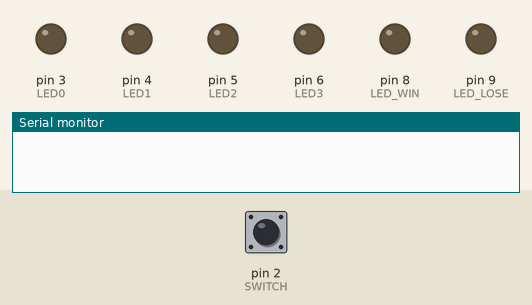
This sketch was run on a simulated Arduino Uno, built with avr-gcc and run on an emulated ATmega328P. On the bench: output pins drawn as LEDs (lit = HIGH), the last lines printed to the serial monitor. Dashed ring = blinking. Inputs (shaded band) come from the test bench; at power-on: pin 2 (SWITCH) HIGH. Random numbers use the default seed unless the sketch sets one.

Above: at 1.2 s.
1.3 s: pin 2 (SWITCH) pulled LOW for 3.2 s
At 2.6 s:
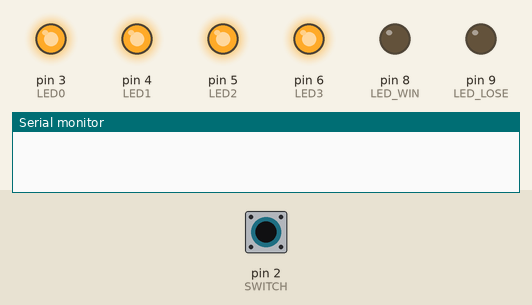
At 5.4 s:
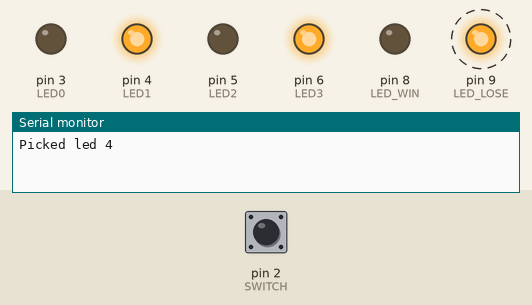
Timing chart, 0 to 17.5 s (numbered marks = the images above; inputs shaded):
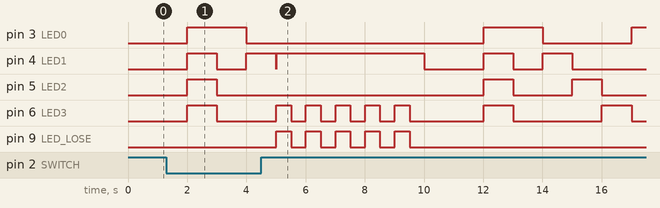

Measured:
- after the input at 1.3 s, pin 9 (LED_LOSE): alternates HIGH for 0.50 s and LOW for 0.50 s, 10 changes in all, then stays LOW, starting after 3.7 s

The sketch:

LED_Guess_The_Light_Game.ino
```cpp
#include "LED_Guess_The_Light_Game.h"

// program configuration
const int LED0 = 3; // LEDS on IO
const int LED1 = 4;
const int LED2 = 5;
const int LED3 = 6;
const int LED_WIN = 8;
const int LED_LOSE = 9;
const int SWITCH = 2; // Switch is on IO2 - need interrupt
const int TOLERANCE = 500;

int leds[] = {LED0, LED1, LED2, LED3 };
int ledCount = sizeof(leds)/sizeof(LED0);
int game_led = 0;
const int NO_PICK = -1;
int volatile picked_led = NO_PICK;
int current_led = NO_PICK;


void setup()
{
  pinMode(LED0, OUTPUT);
  pinMode(LED1, OUTPUT);
  pinMode(LED2, OUTPUT);
  pinMode(LED3, OUTPUT);
  pinMode(LED_WIN, OUTPUT);
  pinMode(LED_LOSE, OUTPUT);

  pinMode(SWITCH, INPUT);
  attachInterrupt(0, hook_switch, CHANGE);

  Serial.begin(9600);
}

void apply_all(toggleFunc_t func)
{
  for(int i = 0; i < ledCount; i++)
  {
    func(i);
  }
}

void loop()
{
  initialize_game();
  game_loop();
}

void initialize_game()
{
  // seed with a read from an unconnected pin
  //randomSeed(analogRead(0));

  off(LED_WIN);
  off(LED_LOSE);
  off(LED0);
  off(LED1);
  off(LED2);
  off(LED3);
  delay(1000);

  picked_led = NO_PICK;
  current_led = NO_PICK;
  game_led = leds[random(0, ledCount)];
  // turn everything off
  off(LED0);
  off(LED1);
  off(LED2);
  off(LED3);
  delay(1000); // delay 1 second
  // all on to show we are resetting
  on(LED0);
  on(LED1);
  on(LED2);
  on(LED3);
  delay(TOLERANCE * 2);
  off(LED0);
  off(LED1);
  off(LED2);
  off(LED3);
  // game on!
}

void game_loop()
{
  do
  {
    for(int i = 0; i < ledCount; i++)
    {
      on(leds[i]);
      current_led = leds[i];
      delay(TOLERANCE * 2);
      // break the loop before we turn off the led
      if(picked_led != NO_PICK)
        break;
      off(leds[i]);
    }
  }while(picked_led == NO_PICK);

  int final_led = LED_LOSE;
  if(picked_led == game_led)
  {
   final_led = LED_WIN;
  }

  off(LED0);
  off(LED1);
  off(LED2);
  off(LED3);
  delay(10);
  on(game_led);
  on(picked_led);
  for(int i = 0; i < 5; i++)
  {
    on(final_led);
    on(game_led);
    delay(TOLERANCE);
    off(final_led);
    off(game_led);
    delay(TOLERANCE);
  }
}

void hook_switch()
{
  int value = digitalRead(SWITCH);
  if(HIGH == value && picked_led == NO_PICK)
  {
    Serial.print("Picked led ");
    picked_led = current_led;
    Serial.println(picked_led);
  }
}

void off(int pin)
{
  digitalWrite(pin, 0);
}

void on(int pin)
{
  digitalWrite(pin, 1);
}
```

LED_Guess_The_Light_Game.h
```cpp
typedef void(*toggleFunc_t)(int);
```
